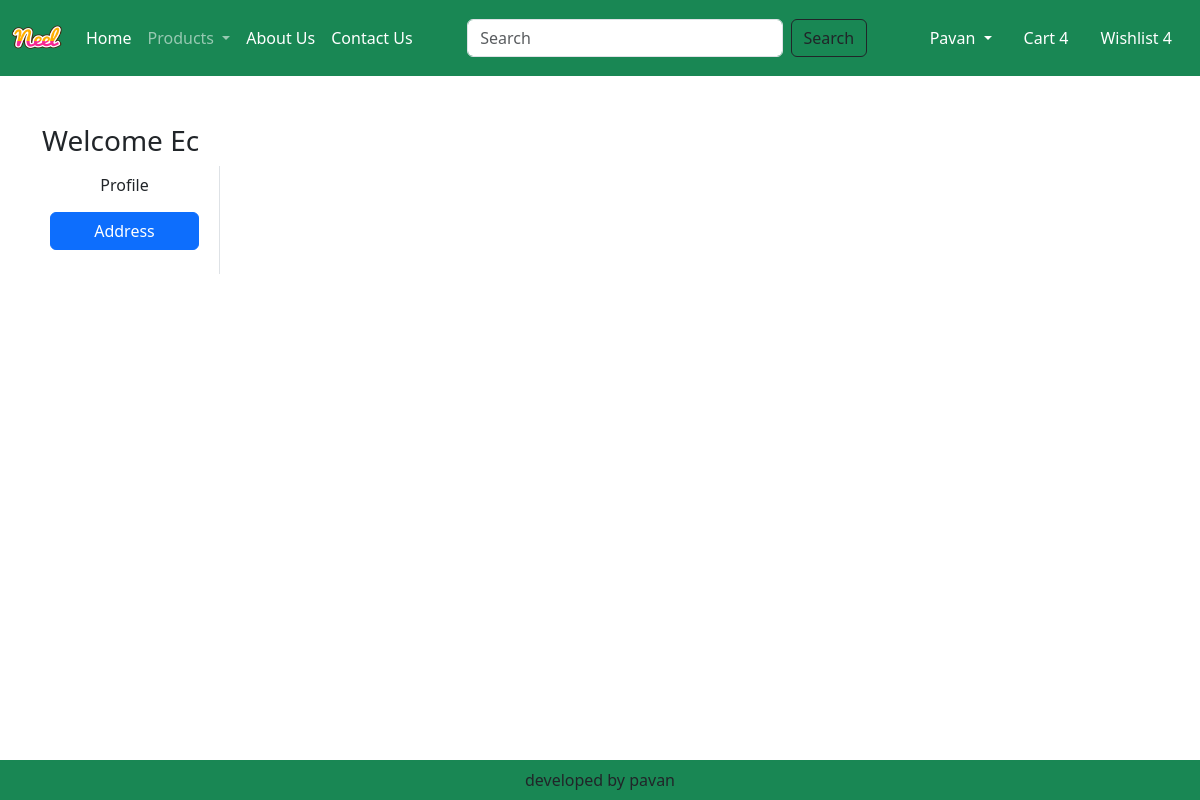
Page /address/ (signed in) on the earlier database version.
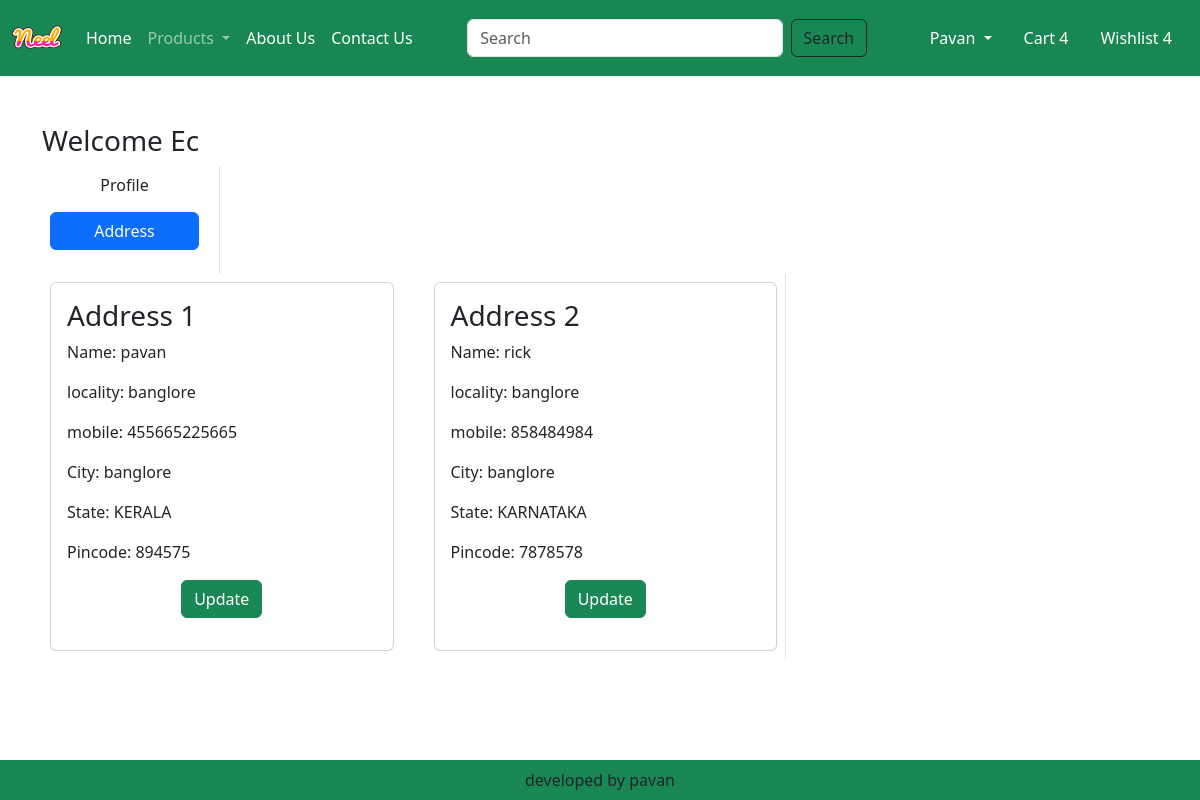
Same page on the later database version.
### app/models.py (models this page shows, shortened)
class Customer(models.Model):
    user = models.ForeignKey(User, on_delete=models.CASCADE)
    name = models.CharField(max_length=200)
    locality = models.CharField(max_length=200)
    city = models.CharField(max_length=50)
    mobile = models.IntegerField(default=0)
    zipcode = models.IntegerField()
    state = models.CharField(choices=STATE_CHOICES,max_length=100)

### app/views.py (the view)
# urls.py: path('address/',views.address,name='address'),
def address(request):
    add = Customer.objects.filter(user=request.user)
    return render(request , 'app/address.html',locals())

### templates/app/address.html (shortened to what this page needs)
{% extends "app/base.html" %}
{% load static %}
{% block main-content %}
<div class="container my-5">
    <div class="row">
        <h3>Welcome <span class="text-capitalize">{{request.user}}</span></h3>
        <div class="col-sm-2 border-end">
            <ul class="list-unstyled">
                <li class="d-grid" ><a href="{% url 'profile' %}" class="btn ">Profile</a></li>
                <li class="d-grid" ><a href="{% url 'address' %}" class="btn btn-primary m-2">Address</a></li>
            </ul>
        </div>
    </div>
    <div class="col-sm-8 border-end">
        <div class="row">
            {% for ad in add %}
            <div class="col-sm-6">
                <div class="card m-2">
                    <div class="card-body">
                        <h3>Address {{forloop.counter}}</h3>
                        <p>Name: {{ad.name}}</p>
                        <p>locality: {{ad.locality}}</p>
                        <p>mobile: {{ad.mobile}}</p>
                        <p>City: {{ad.city}}</p>
                        <p>State: {{ad.state}}</p>
                        <p>Pincode: {{ad.zipcode}}</p>
                        <p class="text-center"> <a href="{% url 'updateAddress' pk=ad.id %}" type="button" class="btn btn-success">Update</a></p>
                    </div>
                </div>
            </div>
            {% endfor %}
        </div>
    </div>
</div>
{% endblock main-content %}

Differences in the rows shown:
added Customer: name "pavan", locality "banglore", mobile "455665225665", city "banglore", state "KERALA", zipcode "894575"
added Customer: name "rick", locality "banglore", mobile "858484984", city "banglore", state "KARNATAKA", zipcode "7878578"
